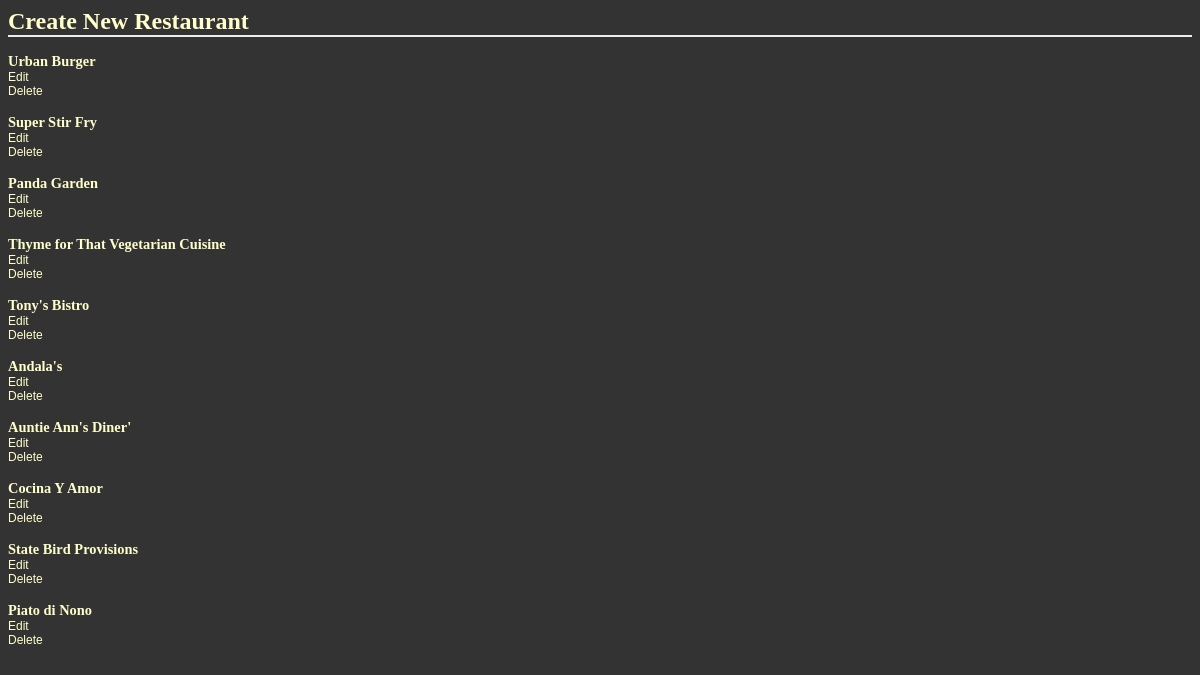
The page /restaurants/ on the database its author committed.
### database_setup.py (models this page shows, shortened)
class Restaurant(Base):
    __tablename__ = 'restaurant'
    name = Column(String(80), nullable = False)
    id = Column(Integer, primary_key = True)

### final_project.py (the view)
@app.route('/')
@app.route('/restaurants/')
def showRestaurants():
    DBSession = sessionmaker(bind = engine)
    session = DBSession()
    restaurants = session.query(Restaurant).all()
    return render_template('restaurants.html', restaurants = restaurants)

### templates/restaurants.html (shortened to what this page needs)
<html>
    <head>
        <link rel=stylesheet type=text/css href="{{url_for('static',filename='styles.css')}}">
    </head>
    <body>
        <p>
         <h1>
            <a href = "{{url_for('newRestaurant')}}">Create New Restaurant</a>
         </h1>
        </p>
                {%for i in restaurants %}
            <div>
                <p>
                <h2><a href = "{{url_for('showMenu',restaurant_id=i.id)}}">{{i.name}}</a></h2>
                <a href="{{url_for('editRestaurant', restaurant_id=i.id)}}">Edit</a></br>
                <a href="{{url_for('deleteRestaurant', restaurant_id=i.id)}}">Delete</a>
                </p>
            </div>
        {%endfor%}
    </body>
</html>

### static/styles.css (style rules this page uses)
body { font-family: sans-serif; background-color: #333333 }
h1, h2, h3, h4 { color: #ffffff; }
h1, h2 { font-family: 'georgia', serif; margin: 0; }
h1 { border-bottom: 2px solid #eee; }
h2 { font-size: 1.2em; }
p, dd, dt { color: #cccccc; }
a { text-decoration: none; color: #ffffcc; font-size: .75em; }

### rows shown on the page
Restaurant: name "Urban Burger"
Restaurant: name "Super Stir Fry"
Restaurant: name "Panda Garden"
Restaurant: name "Thyme for That Vegetarian Cuisine"
Restaurant: name "Tony's Bistro"
Restaurant: name "Andala's"
Restaurant: name "Auntie Ann's Diner'"
Restaurant: name "Cocina Y Amor"
Restaurant: name "State Bird Provisions"
Restaurant: name "Piato di Nono"
